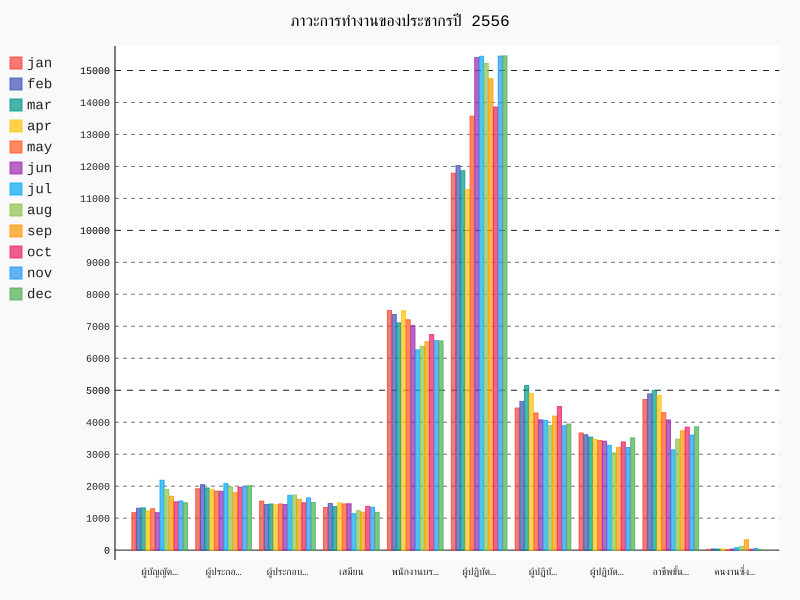

Python code for this plot:
"""make graph"""
import pygal                                                       # First import pygal
from xlrd import open_workbook
def make_graph():
    """make graph in section center"""

    #open worksheet
    book = open_workbook('C:/Users/User/Desktop/project/สถิติปี 53.xlsx')
    sheet = book.sheet_by_index(1) #code select sheet ถ้ามีสองชีทเปลี่ยนเป็นเลข 1
    jan = [sheet.cell(col_index, 1).value for col_index in range(1, 11)]
    feb = [sheet.cell(col_index, 2).value for col_index in range(1, 11)]
    mar = [sheet.cell(col_index, 3).value for col_index in range(1, 11)]
    apr = [sheet.cell(col_index, 4).value for col_index in range(1, 11)]
    may = [sheet.cell(col_index, 5).value for col_index in range(1, 11)]
    jun = [sheet.cell(col_index, 6).value for col_index in range(1, 11)]
    july = [sheet.cell(col_index, 7).value for col_index in range(1, 11)]
    aug = [sheet.cell(col_index, 8).value for col_index in range(1, 11)]
    sep = [sheet.cell(col_index, 9).value for col_index in range(1, 11)]
    octo = [sheet.cell(col_index, 10).value for col_index in range(1, 11)]
    nov = [sheet.cell(col_index, 11).value for col_index in range(1, 11)]
    dec = [sheet.cell(col_index, 12).value for col_index in range(1, 11)]


    #make graph
    line_chart =  pygal.Bar() #รูปแบบของ graph
    line_chart.title = ('ภาวะการทำงานของประชากรปี 2556')
    career = []
    for i in [sheet.cell(col_index, 0).value for col_index in range(1, 11)]:
        career.append(i)

    line_chart.x_labels = map(str, career)
    line_chart.add(sheet.cell(0, 1).value, jan)
    line_chart.add(sheet.cell(0, 2).value, feb)
    line_chart.add(sheet.cell(0, 3).value, mar)
    line_chart.add(sheet.cell(0, 4).value, apr)
    line_chart.add(sheet.cell(0, 5).value, may)
    line_chart.add(sheet.cell(0, 6).value, jun)
    line_chart.add(sheet.cell(0, 7).value, july)
    line_chart.add(sheet.cell(0, 8).value, aug)
    line_chart.add(sheet.cell(0, 9).value, sep)
    line_chart.add(sheet.cell(0, 10).value, octo)
    line_chart.add(sheet.cell(0, 11).value, nov)
    line_chart.add(sheet.cell(0, 12).value, dec)
    line_chart.render_to_file('56.svg')
make_graph()
